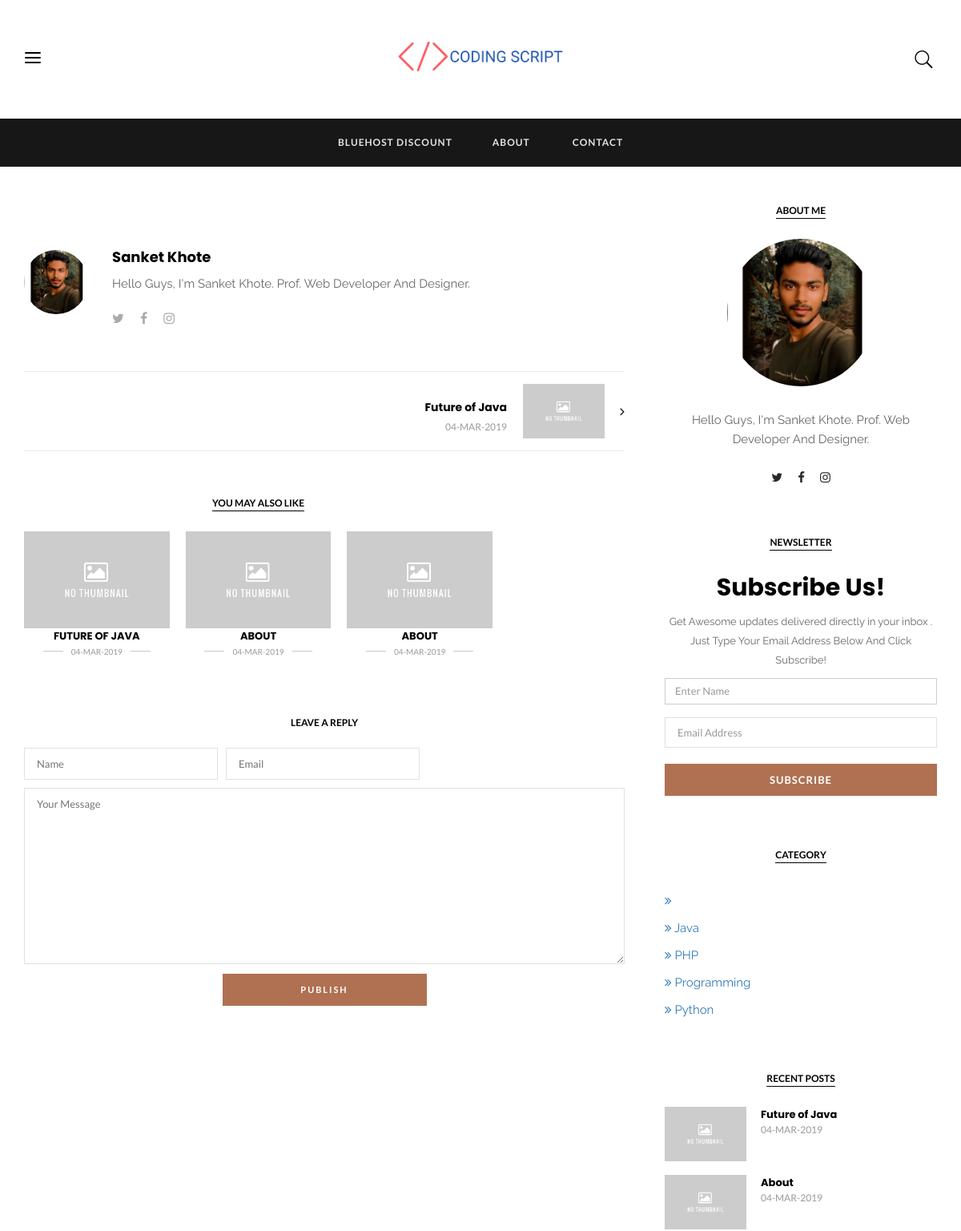
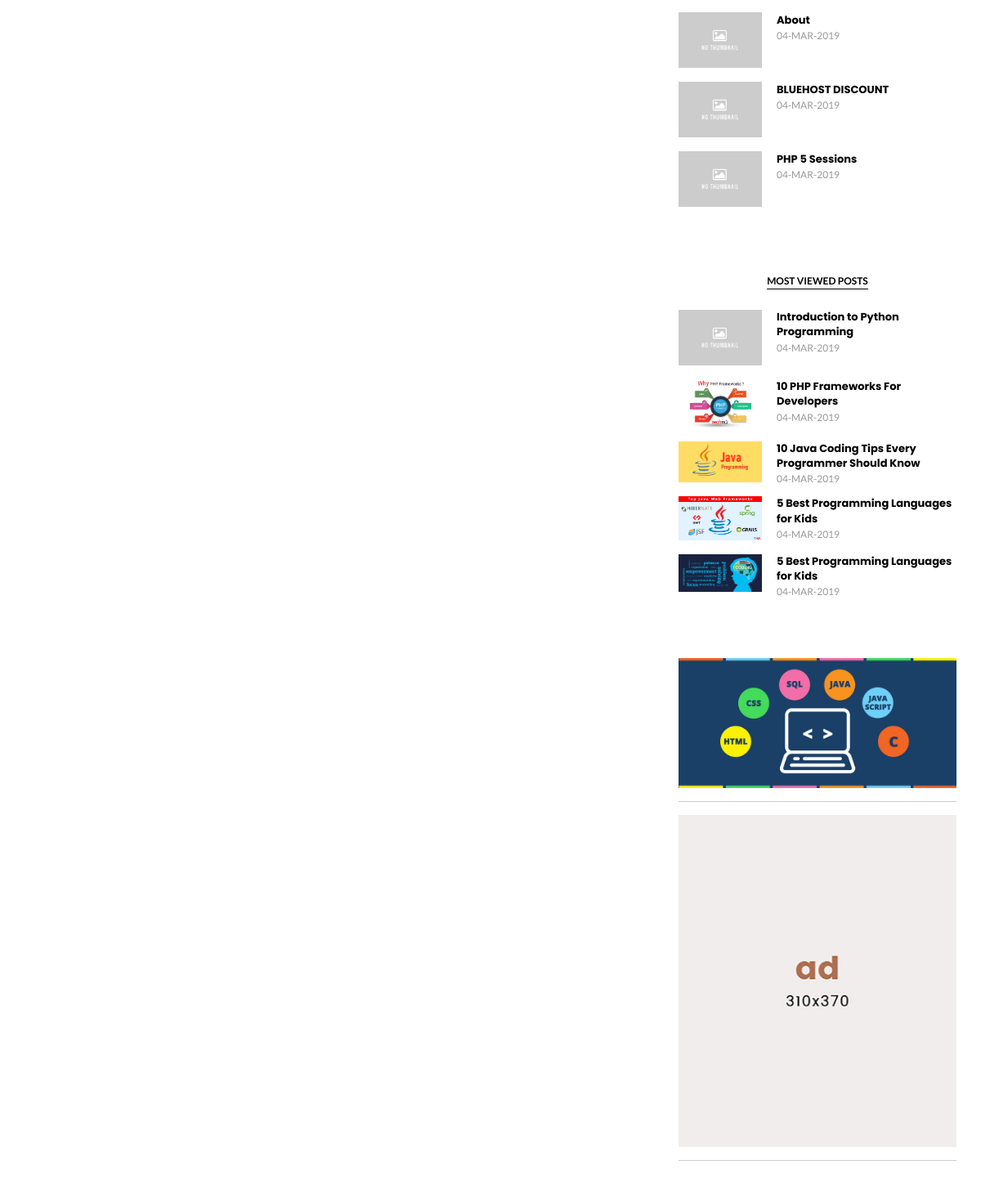
The app's page /post.php with its own data (2 pictures, top to bottom).
### tables this page shows
CREATE TABLE `posts` (
  `id` int(11) NOT NULL,
  `date` varchar(50) NOT NULL,
  `title` varchar(200) NOT NULL,
  `category` varchar(100) NOT NULL,
  `author` varchar(100) NOT NULL,
  `img` varchar(200) NOT NULL,
  `post` longtext NOT NULL,
  `sampleText` varchar(200) NOT NULL,
  `post_status` varchar(50) NOT NULL,
  `type` varchar(50) NOT NULL,
  `comment_count` int(11) NOT NULL,
  `post_view` int(11) NOT NULL,
  `unique_visitor` int(11) NOT NULL,
  `category_id` int(11) NOT NULL
);

CREATE TABLE `user` (
  `id` int(11) NOT NULL,
  `username` varchar(100) NOT NULL,
  `email` varchar(100) NOT NULL,
  `website` varchar(100) NOT NULL,
  `fname` varchar(100) NOT NULL,
  `lname` varchar(100) NOT NULL,
  `bio` mediumtext NOT NULL,
  `detail` varchar(500) NOT NULL,
  `password` varchar(100) NOT NULL,
  `img` varchar(1000) NOT NULL,
  `registered_date` varchar(100) NOT NULL
);

CREATE TABLE `pictures` (
  `id` int(11) NOT NULL,
  `img` varchar(1000) NOT NULL,
  `link` varchar(100) NOT NULL,
  `status` varchar(50) NOT NULL
);

### post.php (the view, shortened to what this page needs)
<?php
include "header.php"
?>
<?php
$con = new mysqli("localhost","root","","blog");
$sql = "SELECT * FROM user";
$result = mysqli_query($con,$sql);
$data = mysqli_fetch_array($result);
$bio = $data['bio'];
$i = $data['img'];
 ?>
    <div class="overlay-wrapper">
      <?php include "nav.php"; ?>
        <section class="main-content">
            <div class="padding">
                <div class="container">
                    <div class="row">
                        <div class="col-sm-8">
                            <div class="single-post">
                                <div class="author-bio media">
                                  <?php if (!empty($i)): ?>
                                    <div class="author-avatar media-left pull-left"><img class="img-circle" src="admin/upload/<?php echo "$i"; ?>" alt="Avatar"></div>
                                  <?php endif; ?>
                                    <div class="author-details media-body">
                                        <h3 class="name"><a href="#">Sanket Khote</a></h3>
                                        <p>
                                          <?php echo "$bio"; ?>
                                        </p>
                                        <div class="social">
                                          <a href="https://twitter.com/sanketkhote99" target="_blank"><i class="fa fa-twitter"></i></a>
                                          <a href="#" target="_blank"><i class="fa fa-facebook"></i></a>
                                          <a href="https://www.instagram.com/sanket.khote/" target="_blank"><i class="fa fa-instagram"></i></a>
                                        </div>
                                    </div>
                                </div>
                                <nav class="post-navigation" role="navigation">
                                    <?php
                                    $con = new mysqli("localhost","root","","blog");
                                    $id = $_GET["p"];
                                    $sql = "SELECT * FROM posts WHERE id > '$id' ORDER BY id DESC LIMIT 1";
                                    $result = mysqli_query($con,$sql);
                                    while ($row = mysqli_fetch_array($result)) {
                                      $id = $row['id'];
                                      $date = $row['date'];
                                      $title = $row['title'];
                                      $img = $row['img'];
                                     ?>
                                     <div class="nav-links next pull-right">
                                          <span class="meta-nav"><i class="fa fa-angle-right"></i></span>
                                          <article class="post type-post media text-right">
                                            <div class="entry-thumbnail media-left pull-right">
                                                <?php if (empty($img)): ?>
                                                  <a href="post.php?p=<?php echo "$id"; ?>"><img src="admin/upload/default.jpg" alt="Thumb Image"></a>
                                                <?php endif; ?>
                                              </div>
                                              <div class="entry-content media-body">
                                                  <h3 class="entry-title"><a href="post.php?p=<?php echo "$id"; ?>"><?php echo "$title"; ?></a></h3>
                                                  <span class="time"><?php if (strlen($date)>11) {$date = substr($date,0,11);} echo $date ?></span>
                                              </div>
                                          </article>
                                      </div>
                                      <?php
                                          }
                                      ?>
                                </nav>
                                <div class="widget widget_related_posts text-center">
                                    <h3 class="widget-title">YOU MAY ALSO LIKE</h3>
                                    <?php
                                      $con = new mysqli("localhost","root","","blog");
                                      $id = $_GET["p"];
                                      $sql = "SELECT * FROM posts WHERE category LIKE '%$current_cat%' ORDER BY id DESC LIMIT 3";
                                      $result = mysqli_query($con,$sql);
                                      while ($row = mysqli_fetch_array($result)) {
                                        $id = $row['id'];
                                        $date = $row['date'];
                                        $title = $row['title'];
                                        $img = $row['img'];
                                     ?>
                                    <div class="widget-details">
                                        <div class="col-sm-4">
                                            <article class="post type-post">
                                                <?php if (empty($img)): ?>
                                                  <a href="post.php?p=<?php echo "$id"; ?>"><img src="admin/upload/default.jpg" alt="Thumb Image"></a>
                                                <?php endif; ?>
                                                <div class="entry-content">
                                                    <h3 class="entry-title"><a href="post.php?p=<?php echo "$id"; ?>"><?php echo "$title"; ?></a></h3>
                                                    <span class="time"><?php if (strlen($date)>11) {$date = substr($date,0,11);} echo $date ?></span>
                                                </div>
                                            </article>
                                        </div>
                                    </div>
                                    <?php
                                        }
                                    ?>
                                </div>
                                <div class="respond text-center">
                                    <h3 class="respond-title">Leave a reply</h3>
                                    <form action="post.php?p=<?php echo "$id"; ?>" method="post" class="comment-form">
                                        <span class="comment-form-control-wrap your-name">
                                            <input type="text" name="name" id="name" class="comment-form-control" placeholder="Name" required>
                                        </span>
                                        <span class="comment-form-control-wrap email">
                                            <input type="email" name="email" id="email" class="comment-form-control" placeholder="Email" required>
                                        </span>
                                        <span class="comment-form-control-wrap message">
                                            <textarea name="comment" id="message" rows="10" class="comment-form-control" placeholder="Your Message" required></textarea>
                                        </span>
                                        <span class="comment-form-control-wrap submit">
                                            <input type="submit" name="Publish" id="submit" class="comment-form-control" value="Publish">
                                        </span>
                                    </form>
                                </div>
                            </div>
                        </div>
                      <?php include "sidebar.php"; ?>
                    </div>
                </div>
            </div>
        </section>
    </div>

### nav.php (shortened to what this page needs)
<?php
function menu(){
  $con = new mysqli("localhost","root","","blog");
  $sql = "SELECT * FROM posts WHERE type = 'page' && post_status NOT IN('trash')";
  $result = mysqli_query($con,$sql);
  while ($row = mysqli_fetch_array($result)) {
    $title = $row['title'];
    $url = strtolower($title);
  echo "<li class=\"menu-item\"><a href=\"page.php?page=$url\">$title</a></li>";
  }
}
 ?>
<header class="masthead">
    <div class="header-top">
        <div class="container">
            <div class="side-menu-trigger"><span class="trigger-icon"><i class="icon_menu"></i></span></div>
            <a class="navbar-brand hidden-xs" href="./"><img src="admin/upload/logo.png" alt="Site Logo"></a>
            <div class="menu-search">
                <div class="form-trigger"><i class="icon_search"></i></div>
            </div>
                  <?php menu(); ?>
        </div>
    </div>
    <div class="header-bottom">
        <div class="container">
            <nav class="navbar navbar-default">
                <div id="main-menu" class="collapse navbar-collapse">
                    <ul class="nav navbar-nav">
                      <?php menu(); ?>
                      <li class="menu-item"><a href="contact.php">Contact</a></li>
                    </ul>
                </div>
            </nav>
        </div>
    </div>
</header>

### sidebar.php (shortened to what this page needs)
<?php
$con = new mysqli("localhost","root","","blog");
$sql = "SELECT * FROM user";
$result = mysqli_query($con,$sql);
$data = mysqli_fetch_array($result);
$bio = $data['bio'];
$img= $data['img'];
 ?>
<div class="col-sm-4">
 <aside class="sidebar text-center">
     <div class="widget widget_about_author">
         <h3 class="widget-title">About me</h3>
         <div class="widget-details">
           <?php if (!empty("$img")): ?>
             <div class="author-avatar"><img src="admin/upload/<?php echo "$img"; ?>" alt="Avatar" class="img-circle"></div>
           <?php endif; ?>
             <p>
               <?php echo "$bio"; ?>
             </p>
             <div class="author-social">
                 <a href="https://twitter.com/sanketkhote99" target="_blank"><i class="fa fa-twitter"></i></a>
                 <a href="#" target="_blank"><i class="fa fa-facebook"></i></a>
                 <a href="https://www.instagram.com/sanket.khote/" target="_blank"><i class="fa fa-instagram"></i></a>
             </div>
         </div>
     </div>
     <div class="widget widget_newsletter">
         <h3 class="widget-title">Newsletter</h3>
         <div class="widget-details">
           <h2>Subscribe Us!</h2>
           <p style="font-size:13px;">Get Awesome updates delivered directly in your inbox .
           <br/>Just Type Your Email Address Below And Click Subscribe!</p>
             <form class="mc4wp-form" method="post" action="sidebar.php">
                 <div class="mc4wp-form-fields">
                    <input class="form-control" type="text" name="name" placeholder="Enter Name" required><br>
                    <input class="form-control" type="email" name="email" placeholder="Email Address" required>
                    <input type="submit" class="form-control" name="Subscribe" value="Subscribe">
                 </div>
             </form>
         </div>
     </div>
     <div class="widget widget_recent_posts">
         <h3 class="widget-title">Category</h3>
         <?php
            $con = new mysqli("localhost","root","","blog");
            $sql = "SELECT * FROM posts GROUP BY category";
             $result = mysqli_query($con,$sql);
             while ($row = mysqli_fetch_array($result)) {
               $category = $row['category'];
          ?>
         <div class="widget-details">
           <p><a class="pull-left" href="category.php?cat=<?php echo strtolower("$category"); ?>"><i class="fa fa-angle-double-right"></i> <?php echo "$category"; ?></a><br></p>
         </div>
         <?php
          }
        ?>
     </div>
     <div class="widget widget_recent_posts">
         <h3 class="widget-title">Recent Posts</h3>
         <?php
            $con = new mysqli("localhost","root","","blog");
             $sql = "SELECT * FROM posts ORDER BY id DESC limit 5";
             $result = mysqli_query($con,$sql);
             while ($row = mysqli_fetch_array($result)) {
               $id = $row['id'];
               $title = $row['title'];
               $img = $row['img'];
               $date = $row['date'];
          ?>
         <div class="widget-details">
             <article class="post type-post media">
               <?php if (empty($img)): ?>
                 <div class="entry-thumbnail media-left pull-left"><img src="admin/upload/default.jpg" alt="Thumb Image"></div>
               <?php endif; ?>
                 <div class="entry-content media-body">
                     <h3 class="entry-title">
                       <a href="post.php?p=<?php echo "$id"; ?>">
                        <?php echo "$title"; ?>
                      </a>
                     </h3>
                     <span class="time"><?php if (strlen($date)>11) {$date = substr($date,0,11);} echo $date ?></span>
                 </div>
             </article>
         </div>
         <?php
          }
        ?>
     </div>
     <div class="widget widget_recent_posts">
         <h3 class="widget-title"> Most Viewed Posts</h3>
         <?php
            $con = new mysqli("localhost","root","","blog");
            $sql = "SELECT * FROM posts ORDER BY post_view DESC limit 5";
             $result = mysqli_query($con,$sql);
             while ($row = mysqli_fetch_array($result)) {
               $id = $row['id'];
               $title = $row['title'];
               $img = $row['img'];
          ?>
         <div class="widget-details">
             <article class="post type-post media">
               <?php if (!empty($img)): ?>
                 <div class="entry-thumbnail media-left pull-left"><img src="admin/upload/<?php echo "$img"; ?>" alt="Thumb Image"></div>
               <?php endif; ?>
               <?php if (empty($img)): ?>
                 <div class="entry-thumbnail media-left pull-left"><img src="admin/upload/default.jpg" alt="Thumb Image"></div>
               <?php endif; ?>
                 <div class="entry-content media-body">
                     <h3 class="entry-title">
                       <a href="post.php?p=<?php echo "$id"; ?>">
                        <?php echo "$title"; ?>
                      </a>
                     </h3>
                     <span class="time"><?php if (strlen($date)>11) {$date = substr($date,0,11);} echo $date ?></span>
                 </div>
             </article>
         </div>
         <?php
          }
        ?>
     </div>
     <div class="widget widget_ad">
         <div class="widget-details">
           <?php
             $con = new mysqli("localhost","root","","blog");
             $sql = "SELECT * FROM pictures WHERE status = 'ad'";
             $result = mysqli_query($con,$sql);
             while ($data = mysqli_fetch_array($result)) {
                $ad= $data['img'];
                $link= $data['link'];
            ?>
             <a href="<?php echo $link ?>" class="ad-banner"><img src="admin/upload/<?php echo $ad ?>" alt="Ad Banner"></a><hr>
           <?php  } ?>
         </div>
     </div>
 </aside>
</div>

### records on screen
posts: title "BLUEHOST DISCOUNT", date "04-MAR-2019"
posts: title "ABOUT", date "04-MAR-2019", title "About"
user: img (placeholder picture), bio "Hello Guys, I'm Sanket Khote. Prof. Web Developer And Designer."
posts: title "Future of Java", date "04-MAR-2019", title "FUTURE OF JAVA"
posts: title "ABOUT", date "04-MAR-2019", title "About"
posts: category "Java", img (picture), title "10 Java Coding Tips Every Programmer Should Know"
posts: category "PHP", img (picture), title "10 PHP Frameworks For Developers"
posts: category "Programming", img (picture), title "5 Best Programming Languages for Kids"
posts: category "Python", title "Introduction to Python Programming"
posts: title "PHP 5 Sessions", date "04-MAR-2019"
posts: img (picture), title "5 Best Programming Languages for Kids"
pictures: img (picture)
pictures: img (picture)
